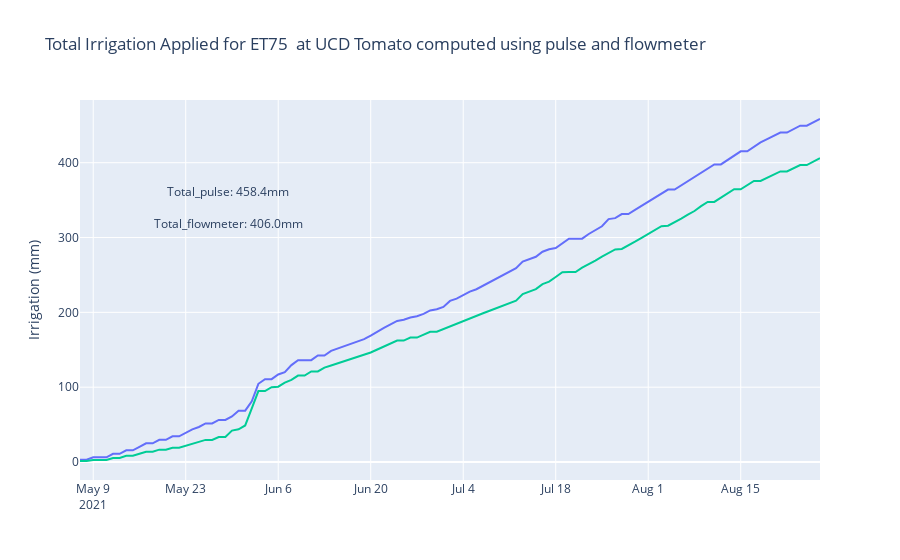

Write notebook code for a chart like this one.
### Markdown cell above
### ET75

### Code cell
fig = go.FigureWidget(
    data=[
        go.Scatter(
            x=tom_ET75_both["time"],
            y=tom_ET75_both["volume (mm)"].cumsum(),
            name="pulse",
            mode="lines",
        ),
        go.Scatter(
            x=[
                (
                    tom_ET75_both["time"].max()
                    - tom_ET75_both["time"].min()
                )
                * 0.2
                + tom_ET75_both["time"].min()
            ],
            y=[
                tom_ET75_both["volume (mm)"].cumsum().max()
                - (
                    tom_ET75_both["volume (mm)"].cumsum().max()
                    - tom_ET75_both["volume (mm)"].cumsum().min()
                )
                * 0.2],
            mode="text",
            text=[f"Total_pulse: {tom_ET75_both['volume (mm)'].sum():.1f}mm"],
            textposition="bottom center",
            
           
        ),
    
    
    go.Scatter(
            x=tom_ET75_both["time"],
            y=tom_ET75_both["ET75_tom"].cumsum(),
            name="flowmeter",
            mode="lines",
        ),
        go.Scatter(
            x=[
                (
                    tom_ET75_both["time"].max()
                    - tom_ET75_both["time"].min()
                )
                * 0.2
                + tom_ET75_both["time"].min()
            ],
            
            y=[
                tom_ET75_both["ET75_tom"].cumsum().max()
                - (
                    tom_ET75_both["ET75_tom"].cumsum().max()
                    - tom_ET75_both["ET75_tom"].cumsum().min()
                )
                * 0.2],
            
            mode="text",
            text=[f"Total_flowmeter: {tom_ET75_both['ET75_tom'].sum():.1f}mm"],
           textposition="bottom center",
        )
  
    ],
      
    layout=go.Layout(
        title=f"Total Irrigation Applied for ET75  at UCD Tomato computed using pulse and flowmeter",
        yaxis={"title": " Irrigation (mm)"},
        showlegend=False
    ),
)


fig.show()
